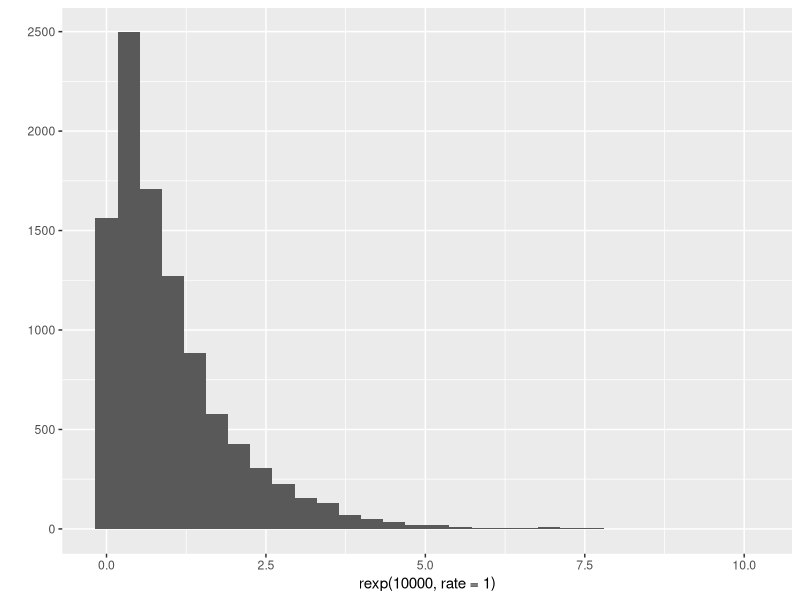

Source code (R):
#################
# What is a CI? #
#################

# Population
# Normal(mean = 2, sd = 1)
# Assume sd = 1 is known, but population mean is unknown


# What is a 95% CI for the unknown population mean?

# https://seeing-theory.brown.edu/frequentist-inference/index.html

# Repeat these 3 steps 100,000 times:
#  1. Simulate a sample with 30 values 
#       from a normal with mean = 2 and sd = 1. 
#  2. Compute 95% confidence interval for the population mean
#  3. Check if it contains the true mean
# When you're done, report the fraction of times the 
# 100,000 intervals contained the true mean.

# Inputs: sample size n

CI = function(n) { 
  #  1. Simulate a sample with n values 
  #       from a normal with mean = 2 and sd = 1. 
  samp = rnorm(n, mean = 2, sd = 1)
  samp
  
  #  2. Compute 95% confidence interval for the population mean
  # sample mean +/- qnorm(1-alpha/2)*sd/sqrt(n)
  # 95% CI: alpha = 0.05
  # 99% CI: alpha = 0.01
  alpha = 0.05
  L = mean(samp) - qnorm(1-alpha/2)*1/sqrt(n)
  U = mean(samp) + qnorm(1-alpha/2)*1/sqrt(n)
  L
  U
  #  3. Check if it contains the true mean
  if ( L <= 2 & 2 <= U ) {
    containstruth = TRUE
  } else {
    containstruth = FALSE
  }
  containstruth
}

# Get 100,000 samples of
# size 30
# For each of them, see if the 
# corresponding CI contained the truth
# Then, give me the fraction of 
# intervals that contained the truth
res = numeric(100000)
for (i in 1:100000) {
  res[i] = CI(30)
}
prop.table(table(res))

########################################
# CI for normal mean, unknown variance #
########################################

# In reality, we never know what the true sd is

# Suppose we draw samples from a normal with unknown
# mean and sd

# We can use the same formula
# we used for the CI with known pop sd
# but substitute pop sd by the sample std deviation, i.e.

#########################################################
# (1-alpha)% CI:                                        #
# sample mean +/- qnorm(1-alpha/2)* sample sd / sqrt(n) #
#########################################################

# again, alpha = 0.05 if we want 95% CI
#        alpha = 0.01 if we want 99% CI
#        etc.


# This approximation gets better as the sample
# size n gets bigger

# Let's test out the accuracy of the approximation

# Write code that allows you to find the fraction of 
# times that the approximate CI with based on a sample
# of size n traps the truth in 100,000 simulations

# Then, answer the following questions:

approxCI = function(n) { 
  # First all, figure out
  # how to find one interval
  # and see if it contains the truth
  
  # 1. Sampling n normal values
  samp = rnorm(n, mean = 2, sd = 1)
  
  # 2. Finding approximate CI
  
  # sample mean +/- qnorm(1-alpha/2)* sample sd / sqrt(n) #
  alpha = 0.05
  L = mean(samp) - qnorm(1-alpha/2)* sd(samp)/sqrt(n)
  U = mean(samp) + qnorm(1-alpha/2)* sd(samp)/sqrt(n)
  
  # 3. Checking whether approximate CI contains truth
  if ( L <= 2 & 2 <= U ) {
    containstruth = TRUE
  } else {
    containstruth = FALSE
  }
  containstruth
}
# How big should n be to have a good approximation?
n = 3 
approxCI(n)

# Get 100,000 samples of
# size 3
# For each of them, see if the 
# corresponding CI contained the truth
# Then, give me the fraction of 
# intervals that contained the truth
res = numeric(100000)
for (i in 1:100000) {
  res[i] = approxCI(100)
}
prop.table(table(res))

# Once you have that,
# write code that does it many times
# so that you can estimate the actual confidence level



# If n isn't very big and the approximation isn't
# very good, what is the problem? Is the fraction 
# of times that we trap the truth bigger or smaller 
# than it should be?

########################################
# Approx CIs via Central Limit Theorem #
########################################

# CLT: averages are roughly normal

# X1, X2, X3, ... , Xn 

# (X1 + X2 + X3 + ... + Xn)/n
# approximately normal mean = population mean
#                       sd = population sd/sqrt(n)


# We can use this fact to find approximate CIs for 
# population means

#########################################################
# (1-alpha)% CI:                                        #
# sample mean +/- qnorm(1-alpha/2)* sample sd / sqrt(n) #
#########################################################

# Can do CI for population means from any 
# distribution using the fact that 
# sample averages are roughly normal
# and the fact that the approximate normal interval
# has the right confidence, provided that the
# sample size is big enough

# Let's test out the accuracy of the approximation
# when the samples come from an Exponential(1)
# distribution


# 1. Figure out how to test whether
# approximate CI contains truth, given exponential data

n = 3
# 1. simulating Exponential(rate = 1) data
samp = rexp(n, rate = 1)

# 2. Finding approximate CI
alpha = 0.05
L = mean(samp) - qnorm(1-alpha/2)* sd(samp)/sqrt(n)
U = mean(samp) + qnorm(1-alpha/2)* sd(samp)/sqrt(n)


# 3. Checking whether it contains truth
# The true mean / expectation of Exponential(1) is 1
# 3. Checking whether approximate CI contains truth
if ( L <= 1 & 1 <= U ) {
  containstruth = TRUE
} else {
  containstruth = FALSE
}
containstruth


approxCIexp = function(n) { 
  # First all, figure out
  # how to find one interval
  # and see if it contains the truth
  
  # 1. Sampling n Exponential(1) values
  samp = rexp(n, rate = 1)
  
  # 2. Finding approximate CI
  
  # sample mean +/- qnorm(1-alpha/2)* sample sd / sqrt(n) #
  alpha = 0.05
  L = mean(samp) - qnorm(1-alpha/2)* sd(samp)/sqrt(n)
  U = mean(samp) + qnorm(1-alpha/2)* sd(samp)/sqrt(n)
  
  # 3. Checking whether approximate CI contains truth
  if ( L <= 1 & 1 <= U ) {
    containstruth = TRUE
  } else {
    containstruth = FALSE
  }
  containstruth
}


# 2. Repeat many times to estimate the confidence
# of the approximate CI

res = numeric(100000)
for (i in 1:100000) {
  res[i] = approxCIexp(50)
}
prop.table(table(res))
library(ggplot2)
qplot(rexp(10000, rate = 1))

# Write code that allows you to find the fraction of 
# times that the approximate CI with based on a sample
# of n Exponential(1) random values traps the truth in 100,000 simulations

# Then, answer the following questions:

# How big should n be to have a good approximation?

# If n isn't very big and the approximation isn't
# very good, what is the problem? Is the fraction 
# of times that we trap the truth bigger or smaller 
# than it should be?

